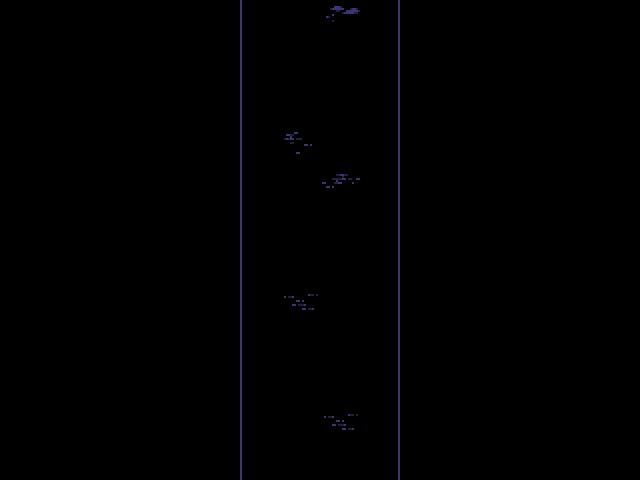

A level layout from a 2D game, rendered from its tile map. Below: a short description, then the map file with its tile-grid data intact:
An orthogonal 16x12 tile map with 40x40 px tiles, 1 tile layer (Tile Layer 1) and 6 objects (2x transition, entry, trial).

<map version="1.8" tiledversion="1.8.6" orientation="orthogonal" renderorder="right-down" width="16" height="12" tilewidth="40" tileheight="40" infinite="0" nextlayerid="5" nextobjectid="7">
 <editorsettings>
  <export target="data.lua" format="lua" />
 </editorsettings>
 <properties>
  <property name="border" value="castle" />
  <property name="music" value="jamm_dungeon" />
 </properties>
 <tileset firstgid="1" source="../../../../tilesets/jamm_dungeon.tsx" />
 <layer id="1" name="Tile Layer 1" width="16" height="12">
  <data encoding="csv">
0,0,0,0,0,0,52,51,25,50,0,0,0,0,0,0,
0,0,0,0,0,0,52,51,51,50,0,0,0,0,0,0,
0,0,0,0,0,0,52,51,51,50,0,0,0,0,0,0,
0,0,0,0,0,0,52,33,51,50,0,0,0,0,0,0,
0,0,0,0,0,0,52,51,34,50,0,0,0,0,0,0,
0,0,0,0,0,0,52,51,51,50,0,0,0,0,0,0,
0,0,0,0,0,0,52,51,51,50,0,0,0,0,0,0,
0,0,0,0,0,0,52,41,51,50,0,0,0,0,0,0,
0,0,0,0,0,0,52,51,51,50,0,0,0,0,0,0,
0,0,0,0,0,0,52,51,51,50,0,0,0,0,0,0,
0,0,0,0,0,0,52,51,41,50,0,0,0,0,0,0,
0,0,0,0,0,0,52,51,51,50,0,0,0,0,0,0
</data>
 </layer>
 <objectgroup id="2" name="collision">
  <object id="1" x="0" y="0" width="240" height="480" />
  <object id="2" x="400" y="0" width="240" height="480" />
 </objectgroup>
 <objectgroup id="3" name="markers">
  <object id="3" name="entry" x="320" y="440">
   <point />
  </object>
  <object id="4" name="trial" x="320" y="40">
   <point />
  </object>
 </objectgroup>
 <objectgroup id="4" name="objects">
  <object id="5" name="transition" x="240" y="-40" width="160" height="40">
   <properties>
    <property name="facing" value="down" />
    <property name="map" value="fwood/dungeon_inside/observe_trial" />
    <property name="marker" value="entry" />
   </properties>
  </object>
  <object id="6" name="transition" x="240" y="480" width="160" height="40">
   <properties>
    <property name="facing" value="down" />
    <property name="map" value="fwood/dungeon_inside/floor2_main" />
    <property name="marker" value="observe" />
   </properties>
  </object>
 </objectgroup>
</map>
